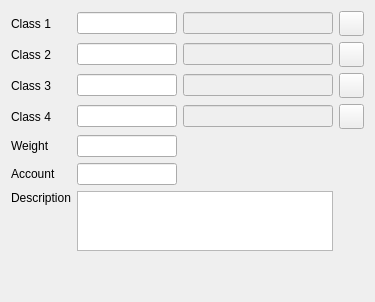
     <widget class="QWidget" name="tab_6">
      <attribute name="title">
       <string>Additional</string>
      </attribute>
      <layout class="QGridLayout" name="gridLayout_4">
       <item row="3" column="3">
        <widget class="C5LineEditWithSelector" name="leClassName4">
         <property name="enabled">
          <bool>false</bool>
         </property>
         <property name="focusPolicy">
          <enum>Qt::NoFocus</enum>
         </property>
         <property name="FieldRef" stdset="0">
          <string>gname4</string>
         </property>
        </widget>
       </item>
       <item row="8" column="2">
        <spacer name="verticalSpacer_2">
         <property name="orientation">
          <enum>Qt::Vertical</enum>
         </property>
         <property name="sizeHint" stdset="0">
          <size>
           <width>20</width>
           <height>40</height>
          </size>
         </property>
        </spacer>
       </item>
       <item row="6" column="2">
        <widget class="C5LineEditWithSelector" name="lineEdit_8">
         <property name="minimumSize">
          <size>
           <width>100</width>
           <height>0</height>
          </size>
         </property>
         <property name="maximumSize">
          <size>
           <width>100</width>
           <height>16777215</height>
          </size>
         </property>
         <property name="Field" stdset="0">
          <string>f_acc</string>
         </property>
         <property name="Type" stdset="0">
          <string>0</string>
         </property>
        </widget>
       </item>
       <item row="2" column="0" colspan="2">
        <widget class="QLabel" name="lbClass3">
         <property name="text">
          <string>Class 3</string>
         </property>
        </widget>
       </item>
       <item row="0" column="0" colspan="2">
        <widget class="QLabel" name="lbClass1">
         <property name="text">
          <string>Class 1</string>
         </property>
        </widget>
       </item>
       <item row="0" column="3">
        <widget class="C5LineEditWithSelector" name="leClassName1">
         <property name="enabled">
          <bool>false</bool>
         </property>
         <property name="focusPolicy">
          <enum>Qt::NoFocus</enum>
         </property>
         <property name="FieldRef" stdset="0">
          <string>gname1</string>
         </property>
        </widget>
       </item>
       <item row="1" column="4">
        <widget class="QPushButton" name="btnNewGroup2">
         <property name="minimumSize">
          <size>
           <width>25</width>
           <height>25</height>
          </size>
         </property>
         <property name="maximumSize">
          <size>
           <width>25</width>
           <height>25</height>
          </size>
         </property>
         <property name="focusPolicy">
          <enum>Qt::ClickFocus</enum>
         </property>
         <property name="text">
          <string/>
         </property>
         <property name="icon">
          <iconset resource="../resources/res.qrc">
           <normaloff>:/new.png</normaloff>:/new.png</iconset>
         </property>
        </widget>
       </item>
       <item row="0" column="2">
        <widget class="C5LineEditWithSelector" name="leClass1">
         <property name="minimumSize">
          <size>
           <width>100</width>
           <height>0</height>
          </size>
         </property>
         <property name="maximumSize">
          <size>
           <width>100</width>
           <height>16777215</height>
          </size>
         </property>
         <property name="Field" stdset="0">
          <string>f_group1</string>
         </property>
         <property name="Type" stdset="0">
          <string>1</string>
         </property>
        </widget>
       </item>
       <item row="1" column="3">
        <widget class="C5LineEditWithSelector" name="leClassName2">
         <property name="enabled">
          <bool>false</bool>
         </property>
         <property name="focusPolicy">
          <enum>Qt::NoFocus</enum>
         </property>
         <property name="FieldRef" stdset="0">
          <string>gname2</string>
         </property>
        </widget>
       </item>
       <item row="1" column="2">
        <widget class="C5LineEditWithSelector" name="leClass2">
         <property name="minimumSize">
          <size>
           <width>100</width>
           <height>0</height>
          </size>
         </property>
         <property name="maximumSize">
          <size>
           <width>100</width>
           <height>16777215</height>
          </size>
         </property>
         <property name="Field" stdset="0">
          <string>f_group2</string>
         </property>
         <property name="Type" stdset="0">
          <string>1</string>
         </property>
        </widget>
       </item>
       <item row="3" column="0" colspan="2">
        <widget class="QLabel" name="lbClass4">
         <property name="text">
          <string>Class 4</string>
         </property>
        </widget>
       </item>
       <item row="7" column="2" colspan="2">
        <widget class="QPlainTextEdit" name="plainTextEdit">
         <property name="minimumSize">
          <size>
           <width>0</width>
           <height>60</height>
          </size>
         </property>
         <property name="maximumSize">
          <size>
           <width>16777215</width>
           <height>60</height>
          </size>
         </property>
         <property name="plainText">
          <string/>
         </property>
         <property name="maximumBlockCount">
          <number>0</number>
         </property>
         <property name="Field" stdset="0">
          <string>f_description</string>
         </property>
        </widget>
       </item>
       <item row="2" column="2">
        <widget class="C5LineEditWithSelector" name="leClass3">
         <property name="minimumSize">
          <size>
           <width>100</width>
           <height>0</height>
          </size>
         </property>
         <property name="maximumSize">
          <size>
           <width>100</width>
           <height>16777215</height>
          </size>
         </property>
         <property name="Field" stdset="0">
          <string>f_group3</string>
         </property>
         <property name="Type" stdset="0">
          <string>1</string>
         </property>
        </widget>
       </item>
       <item row="4" column="2" rowspan="2">
        <widget class="C5LineEditWithSelector" name="leLowLevel_2">
         <property name="minimumSize">
          <size>
           <width>100</width>
           <height>0</height>
          </size>
         </property>
         <property name="maximumSize">
          <size>
           <width>100</width>
           <height>16777215</height>
          </size>
         </property>
         <property name="Field" stdset="0">
          <string>f_weight</string>
         </property>
         <property name="Type" stdset="0">
          <number>2</number>
         </property>
        </widget>
       </item>
       <item row="7" column="0" colspan="2">
        <widget class="QLabel" name="label">
         <property name="text">
          <string>Description</string>
         </property>
         <property name="alignment">
          <set>Qt::AlignLeading|Qt::AlignLeft|Qt::AlignTop</set>
         </property>
        </widget>
       </item>
       <item row="3" column="2">
        <widget class="C5LineEditWithSelector" name="leClass4">
         <property name="minimumSize">
          <size>
           <width>100</width>
           <height>0</height>
          </size>
         </property>
         <property name="maximumSize">
          <size>
           <width>100</width>
           <height>16777215</height>
          </size>
         </property>
         <property name="Field" stdset="0">
          <string>f_group4</string>
         </property>
         <property name="Type" stdset="0">
          <string>1</string>
         </property>
        </widget>
       </item>
       <item row="4" column="0" rowspan="2" colspan="2">
        <widget class="QLabel" name="lbLowLevel_2">
         <property name="text">
          <string>Weight</string>
         </property>
        </widget>
       </item>
       <item row="1" column="0" colspan="2">
        <widget class="QLabel" name="lbClass2">
         <property name="text">
          <string>Class 2</string>
         </property>
        </widget>
       </item>
       <item row="0" column="4">
        <widget class="QPushButton" name="btnNewGroup1">
         <property name="minimumSize">
          <size>
           <width>25</width>
           <height>25</height>
          </size>
         </property>
         <property name="maximumSize">
          <size>
           <width>25</width>
           <height>25</height>
          </size>
         </property>
         <property name="focusPolicy">
          <enum>Qt::ClickFocus</enum>
         </property>
         <property name="text">
          <string/>
         </property>
         <property name="icon">
          <iconset resource="../resources/res.qrc">
           <normaloff>:/new.png</normaloff>:/new.png</iconset>
         </property>
        </widget>
       </item>
       <item row="2" column="4">
        <widget class="QPushButton" name="btnNewGroup3">
         <property name="minimumSize">
          <size>
           <width>25</width>
           <height>25</height>
          </size>
         </property>
         <property name="maximumSize">
          <size>
           <width>25</width>
           <height>25</height>
          </size>
         </property>
         <property name="focusPolicy">
          <enum>Qt::ClickFocus</enum>
         </property>
         <property name="text">
          <string/>
         </property>
         <property name="icon">
          <iconset resource="../resources/res.qrc">
           <normaloff>:/new.png</normaloff>:/new.png</iconset>
         </property>
        </widget>
       </item>
       <item row="2" column="3">
        <widget class="C5LineEditWithSelector" name="leClassName3">
         <property name="enabled">
          <bool>false</bool>
         </property>
         <property name="focusPolicy">
          <enum>Qt::NoFocus</enum>
         </property>
         <property name="FieldRef" stdset="0">
          <string>gname3</string>
         </property>
        </widget>
       </item>
       <item row="3" column="4">
        <widget class="QPushButton" name="btnNewGroup4">
         <property name="minimumSize">
          <size>
           <width>25</width>
           <height>25</height>
          </size>
         </property>
         <property name="maximumSize">
          <size>
           <width>25</width>
           <height>25</height>
          </size>
         </property>
         <property name="focusPolicy">
          <enum>Qt::ClickFocus</enum>
         </property>
         <property name="text">
          <string/>
         </property>
         <property name="icon">
          <iconset resource="../resources/res.qrc">
           <normaloff>:/new.png</normaloff>:/new.png</iconset>
         </property>
        </widget>
       </item>
       <item row="6" column="0">
        <widget class="QLabel" name="lbLastinputprice_3">
         <property name="text">
          <string>Account</string>
         </property>
        </widget>
       </item>
      </layout>
     </widget>
